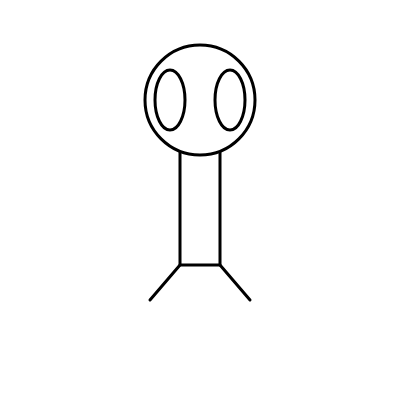
Frame 1 (no input)
Frame 60 (no input): identical to frame 1, image omitted
Frame 120 (the mouse pressed at the canvas centre since frame 60): identical to frame 1, image omitted

The p5.js sketch that drew this single still picture (run headless with seeded random() and noise() and a simulated clock; from frame 60 on, the mouse is pressed at the canvas centre):

// p5.js sketch
// ── sketch.js
function setup() {
  createCanvas(400, 400);
}

function draw() {
  background(255);
  strokeWeight(3)
  rect(180, 125, 40, 140)
  circle(200, 100, 110)
  ellipse(170, 100, 30, 60)
  ellipse(230, 100, 30, 60)
  line(180, 265, 150, 300)
  line(220, 265, 250, 300)
  text("hellooo, its me, verity!")
}
